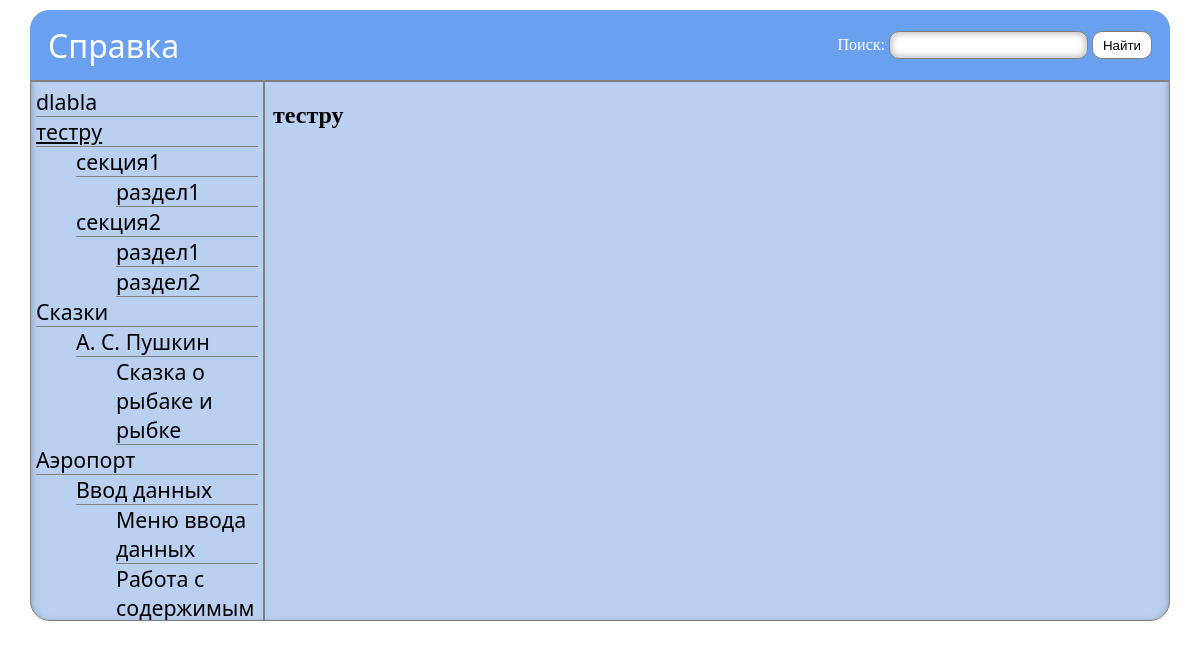
The page /?page_id=18 on the database its author committed.
### tables this page shows
CREATE TABLE `ref_system_data` (
  `id` int(11) NOT NULL,
  `type` varchar(64) NOT NULL,
  `parent_id` int(11) DEFAULT NULL,
  `caption` varchar(150) NOT NULL,
  `content` text
);

### classes/ReferenceSystem.php (called while the page is built, shortened)
<?php
include_once 'RSArticle.php';
include_once 'ReferenceSchemeItem.php';
class ReferenceSystem
{
    public static $HierarchyItems = ['Chapter','Section','Subsection'];
    public static function GetArticleByDBId($id)
    {
        $mysqli = new mysqli(DB_HOST, DB_LOGIN, DB_PASSWORD, DB_DATABASE);
        $id = $mysqli->real_escape_string($id);
        $sql = "SELECT * FROM ref_system_data WHERE id = $id";
        if(!$result = $mysqli->query($sql))
            return "Ошибка: " . $mysqli->error . "\n";
        $arr = $result->fetch_assoc();
        return new RSArticle($arr['id'],$arr['caption'], $arr['content'], $arr['type']);
    }
    public static function GetItemChildren($pathOrId)
    {
        $mysqli = new mysqli(DB_HOST, DB_LOGIN, DB_PASSWORD, DB_DATABASE);
        $id = (is_numeric($pathOrId)) ? $pathOrId : self::PathToId($pathOrId);
        $sql = "SELECT id,type,caption FROM ref_system_data WHERE parent_id = $id";
        if(!$result = $mysqli->query($sql))
            return "Ошибка: " . $mysqli->error . "\n";
        $children = array();
        for ($i = 0; !($result->num_rows === 0) and $arr = $result->fetch_assoc(); $i++)
        {
            $children[$i] = new RSArticle($arr['id'],$arr['caption'], null, $arr['type']);
        }
        return $children;
    }
    public static function GetReferenceScheme($scheme)
    {
        if(count($scheme) === 0)
        {
            $mysqli = new mysqli(DB_HOST, DB_LOGIN, DB_PASSWORD, DB_DATABASE);
            $type = self::$HierarchyItems[0];
            $sql = "SELECT id,type,caption FROM ref_system_data WHERE type = '$type'";
            if(!$result = $mysqli->query($sql))
                return "Ошибка: " . $mysqli->error . "\n";
            for ($i = 0; !($result->num_rows === 0) and $arr = $result->fetch_assoc(); $i++) {
                $scheme[$i] = new ReferenceSchemeItem(new RSArticle($arr['id'], $arr['caption'], null, $arr['type']),
                    array(), null, $arr['caption']);
            }
            for($i=0; $i<count($scheme); $i++)
                $scheme[$i]->FirstLevel = $scheme;
            return self::GetReferenceScheme($scheme);
        }
        else
        {
            for($i=0; $i<count($scheme); $i++)
            {
                $path = $scheme[$i]->Path;
                $children = self::GetItemChildren($path);
                for ($j = 0; $j<count($children); $j++)
                {
                    $scheme[$i]->Children[$j] = new ReferenceSchemeItem($children[$j],array(),$scheme[$i]->FirstLevel,
                                                                        $path . '/' . $children[$j]->Caption);
                    if(count($children)>0)
                        self::GetReferenceScheme($scheme[$i]->Children);
                }
            }
            return $scheme[0]->FirstLevel;
        }
    }
    public static function PathToId($path)
    {
        $mysqli = new mysqli(DB_HOST, DB_LOGIN, DB_PASSWORD, DB_DATABASE);
        $path = $mysqli->real_escape_string($path);
        $path = explode('/',$path);
        $parent_id = -1;
        for($i = 0; $i<count($path); $i++)
        {
            $type = self::$HierarchyItems[$i];
            $sql = ($i > 0) ?
                "SELECT id FROM ref_system_data WHERE caption = '$path[$i]' AND type = '$type'  AND parent_id=$parent_id"
                :
                "SELECT id FROM ref_system_data WHERE caption = '$path[$i]' AND type = '$type'";
            if (!$result = $mysqli->query($sql))
                return "Ошибка: " . $mysqli->error . "\n";
            $parent_id = $result->fetch_assoc()['id'];
        }
        return $parent_id;
    }
}

### classes/ReferenceSchemeItem.php (called while the page is built, shortened)
<?php
include_once 'ReferenceSystem.php';
class ReferenceSchemeItem
{
    public function __construct($article, $children, $firstLevel, $path)
    {
        $this->Article = $article;
        $this->FirstLevel = $firstLevel;
        $this->Path = $path;
    }
}

### classes/RSArticle.php (called while the page is built, shortened)
<?php
class RSArticle
{
    public function __construct($id, $caption, $content, $type)
    {
        $this->Id = $id;
        $this->Caption = $caption;
    }
}

### index.php (the view, shortened to what this page needs)
<?php
    include_once "classes/ReferenceSystem.php";
?>
<!DOCTYPE HTML>
<html>
<head>
</head>
<body>
    <div class="ItemContainer">
        <div class="ItemHeader" id="header">
            <span class="ItemHeaderText">
                Справка
            </span>
            <form>
                <span style="color: white">Поиск: </span>
                <input type="text" name="searchText" id="searchText">
                <input type="submit" value="Найти" id="searchButton">
            </form>
        </div>
        <div id="RefContainer">
            <div id="TableOfContentsContainer">
                <ul id="TableOfContents">
                    <?php
                    $sch = ReferenceSystem\ReferenceSystem::GetReferenceScheme(array());
                    for($i = 0; $i<count($sch); $i++)
                        PrintVertex($sch[$i]);
                    ?>
                </ul>
            </div>
            <div id="Content">
                <?php
                if(isset($_GET['page_id']) and $_GET['page_id'] != '')
                {
                    $article = ReferenceSystem\ReferenceSystem::GetArticleByDBId(intval($_GET['page_id']));
                    echo "<h2>$article->Caption</h2>\r\n";
                }
                ?>
            </div>
        </div>
    </div>
</body>
</html>
<?php
function PrintVertex($Vertex)
{
    $query = '';
    if(isset($_GET['searchText']) AND trim($_GET['searchText']) != '')
    {
        $search = trim($_GET['searchText']);
        $articles = ReferenceSystem\ReferenceSystem::SearchReference($search);
        $flag = false;
        if(count($articles) > 0)
        {
            for($i = 0; $i<count($articles) and !$flag; $i++)
                $flag = $articles[$i]->Id == $Vertex->Article->Id;
        }
        if($flag)
            echo '<li><a href="?page_id=' . $Vertex->Article->Id . $query . '">' . $Vertex->Article->Caption . '</a>' . "</li>\r\n";
        else
            echo '<li><a style="color: gray;" href="?page_id=' . $Vertex->Article->Id . $query . '">' .
                $Vertex->Article->Caption . '</a>' . "</li>\r\n";
    }
    else
        if(isset($_GET['page_id']) and $_GET['page_id'] == $Vertex->Article->Id)
            echo '<li><a style="text-decoration: underline" href="?page_id=' . $Vertex->Article->Id . $query . '">' . $Vertex->Article->Caption . '</a>' . "</li>\r\n";
        else
            echo '<li><a href="?page_id=' . $Vertex->Article->Id . $query . '">' . $Vertex->Article->Caption . '</a>' . "</li>\r\n";
    for($i = 0; $i<count($Vertex->Children); $i++)
    {
        echo "<ul>\r\n";
        PrintVertex($Vertex->Children[$i]);
        echo "</ul>\r\n";
    }
}
?>

### index.php (style rules this page uses)
html, body { height: 97%; margin: 0; }
.ItemContainer { background-color: #bad0f1; box-shadow: inset 0px 4px 9px 0px rgba(0, 0, 0, 0.35); border-radius: 20px; margin: 10px 30px 10px 30px; padding: 0 0 10px 0; height: 600px; }
.ItemHeader { border-radius: 20px 20px 0px 0px; display: flex; justify-content: space-between; align-items: center; border-bottom: 1px solid gray; background-color: rgb(106, 160, 240); text-align: right; vertical-align: center; padding: 10px 18px 10px 18px; height: 50px; }
.ItemHeaderText { font-family: "Segoe UI", sans-serif; font-size: 24pt; color: white; }
#RefContainer { overflow: hidden; display: flex; justify-content: space-between; border: 1px solid gray; border-radius: 0px 0px 20px 20px; height: 538px; }
#TableOfContentsContainer { font-family: "Segoe UI", sans-serif; font-size: 16pt; overflow: auto; width: 20%; padding-left: 5px; padding-right: 5px; border-right: 1px solid gray; }
#Content { overflow: auto; width:80%; padding: 0px 8px 0px 8px; border-left: 1px solid gray; }
#TableOfContents { list-style-type: none; margin: 5px 0px 5px 0px; padding: 0px; }
#TableOfContents li { border-bottom: 1px solid gray; }
#TableOfContents ul { list-style-type: none; }
#searchText { border: 1px solid gray; border-radius: 10px; background-color: white; box-shadow: inset 0px 0px 6.75px 2.25px rgba(0, 0, 0, 0.23); padding: 3px 10px 3px 10px; height: 20px; }
#searchButton { border-radius: 10px; border: 1px solid gray; background-color: white; height: 28px; padding: 3px 10px 3px 10px; cursor: pointer; }
a { color: black; text-decoration: none; }

### rows shown on the page
ref_system_data: caption "dlabla"
ref_system_data: caption "тестру"
ref_system_data: caption "секция1"
ref_system_data: caption "раздел1"
ref_system_data: caption "секция2"
ref_system_data: caption "раздел1"
ref_system_data: caption "раздел2"
ref_system_data: caption "Сказки"
ref_system_data: caption "А. С. Пушкин"
ref_system_data: caption "Сказка о рыбаке и рыбке"
ref_system_data: caption "Аэропорт"
ref_system_data: caption "Ввод данных"
ref_system_data: caption "Меню ввода данных"
ref_system_data: caption "Работа с содержимым"
